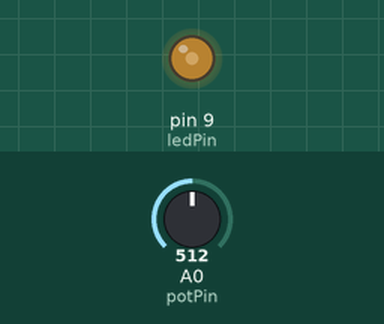
Simulated run of this sketch. Board: Arduino Uno, built with avr-gcc and run on an emulated ATmega328P. Shown: output pins drawn as LEDs (lit = HIGH). Inputs (shaded band) come from the test bench; at power-on: A0 (potPin) = 512.

Above: at 1.2 s.
1.3 s: A0 (potPin) set to 716
At 2.4 s:
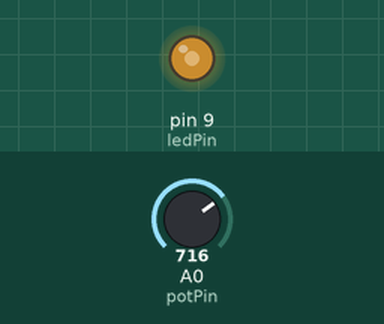
2.8 s: A0 (potPin) set to 1023
At 4.0 s:
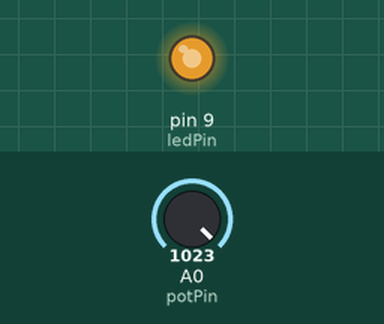
4.3 s: A0 (potPin) set to 306
At 4.7 s:
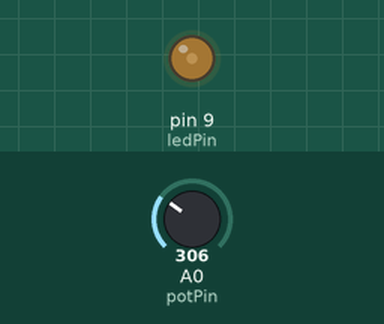
Timing chart, 0 to 7.3 s (numbered marks = the images above; inputs shaded):
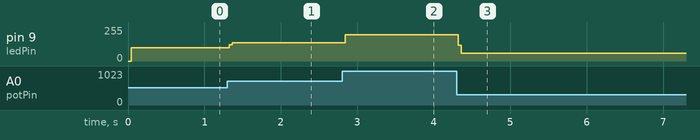

Measured:
- after the input at 1.3 s, pin 9 (ledPin): 100/255 → 138/255 at once
- after the input at 2.8 s, pin 9 (ledPin): 138/255 → 197/255 at once
- after the input at 4.3 s, pin 9 (ledPin): 197/255 → 60/255 at once

The sketch:

PotLEDPWM.ino
```cpp
int potPin = A0;     // analog input pin A0
int ledPin = 9;      // digital output pin 9
int PWM = 0;  // current brightness of the LED
int time = 0;

void setup() {
  pinMode(ledPin, OUTPUT);  // set the LED pin as output
}

void loop() {
  int potVal = analogRead(potPin);            // read the potentiometer value (0-1023)
  PWM = map(potVal, 0, 1023, 0, 900);  // map the potentiometer value to 0-900

  // PWM
  digitalWrite(ledPin, HIGH);
  delayMicroseconds(PWM);
  // delay(PWM);
  digitalWrite(ledPin, LOW);
  delayMicroseconds(1000 - PWM);
  // delay(1000 - PWM);

}
```
